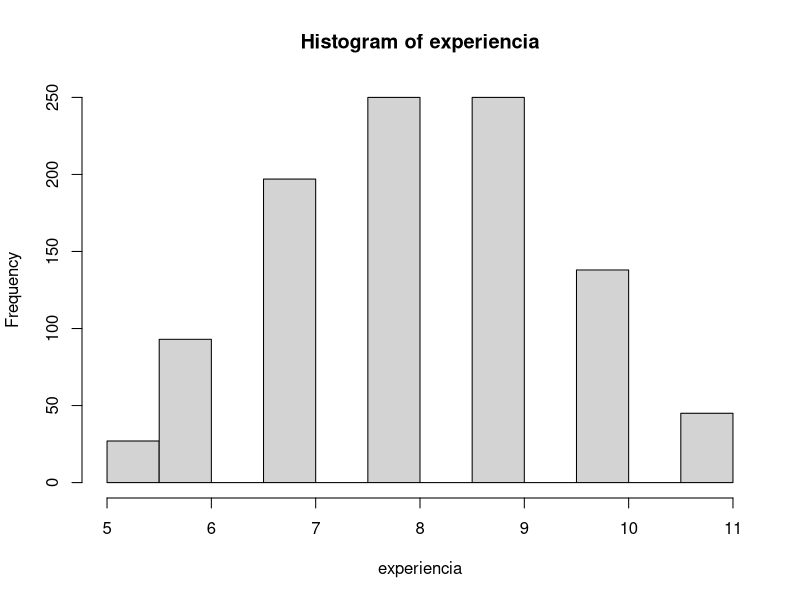
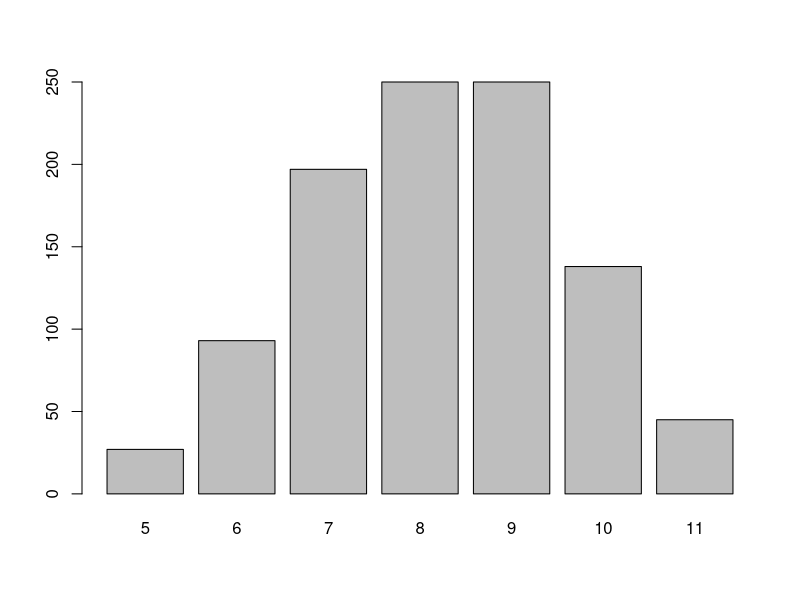
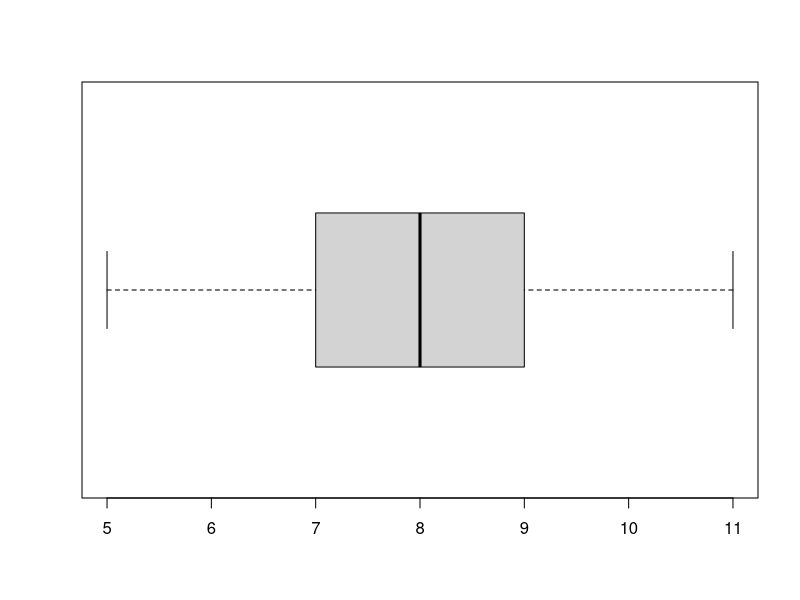
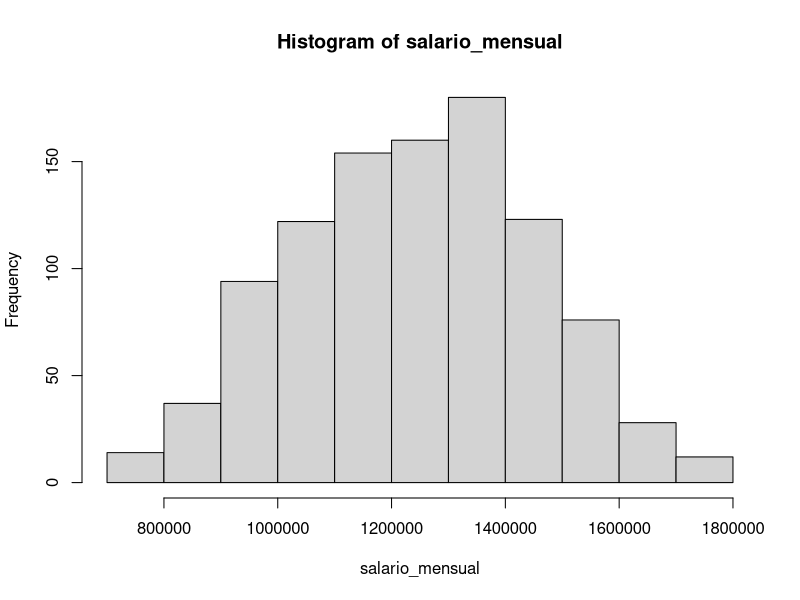
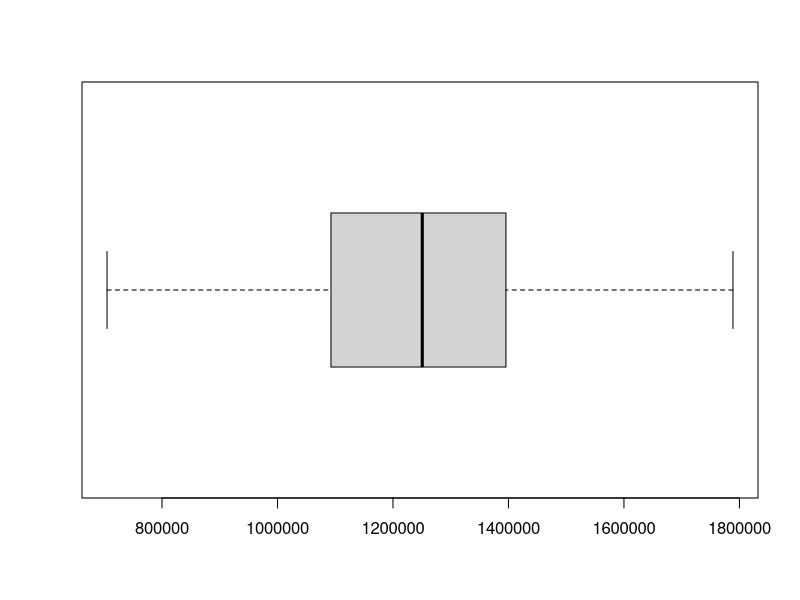
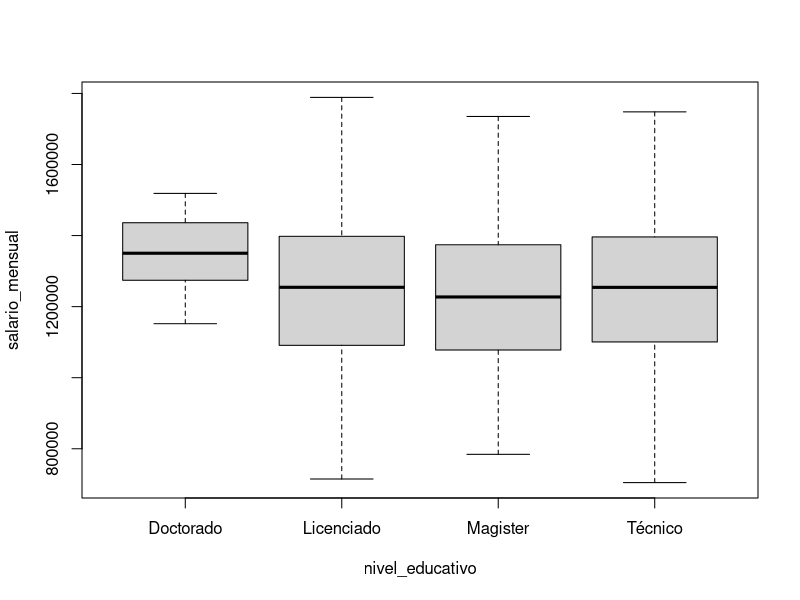
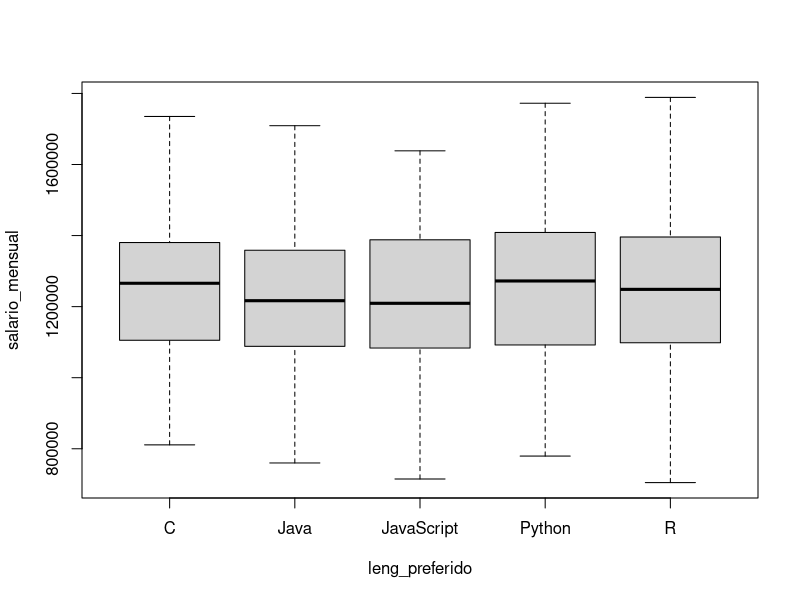
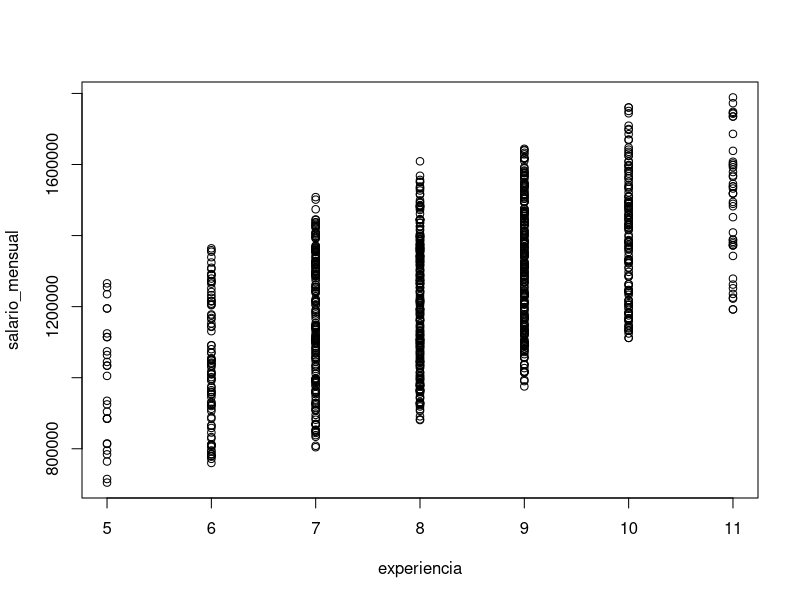

Generate these figures, in order, with R: (Note: this script raises an error after producing the figures.)
View(bd_programadores)
library(readxl)
bd_programadores <- read_excel("bd_programadores.xlsx")

# VARIABLES CUANTITATIVAS

# Experiencia
experiencia <- bd_programadores$experiencia

hist(experiencia)

barplot(table(experiencia))

mean(experiencia)
# El 50% de los programadores tiene entre 7 y 9 años de experiencia
# (1st Qu. - 3rd Qu.)
summary(experiencia)

boxplot(experiencia, horizontal = TRUE)

# Salario Mensual
salario_mensual <- bd_programadores$salario_mensual

hist(salario_mensual)

mean(salario_mensual)
sd(salario_mensual)

summary(salario_mensual)
boxplot(salario_mensual, horizontal = TRUE)

# Nivel Educativo y Salario

nivel_educativo <- bd_programadores$nivel_educativo
boxplot(salario_mensual ~ nivel_educativo)

# Lenguaje de Programacion y Salario

leng_preferido <- bd_programadores$lenguaje_preferido
boxplot(salario_mensual ~ leng_preferido)

# Cuando yo hago analisis descriptivos, este solo queda en la muestra
# Para sacar conclusiones globales necesito intervalos de confianza,
# pruebas de hipotesis y ...

# Metodologia estadistica.
# Ej: Existira una relacion entre los años de experiencia del programador
# y el salario que recibe?

# Años de Experiencia y Salario

plot(experiencia, salario_mensual) # Grafico de dispersion -> Estudiar dos variables cuantitativas al mismo tiempo

# CARS

View(cars)
plot(cars$speed, cars$dist)
legend(5, 100, legend = "r = 0.8068949",
       bty = "n")
cor(cars$speed, cars$dist)

x <- cars$speed
y <- cars$dist

modelo_lineal <- lm(y ~ x)
summary(modelo_lineal)

abline(a=-17.5791, b=3.9324, col="red", lwd=3)

# Modelo multivariable

datos_num <- cbind(salario_mensual, 
                   edad, 
                   experiencia, 
                   horas_trabajo_semanal, 
                   proyectos_realizados)
datos_num

car(datos_num)
pairs(datos_num)

modelo_mult <- lm(salario_mensual ~ edad + experiencia+horas_trabajo_semanal+
                    proyectos_realizados)
summary(modelo_mult)

